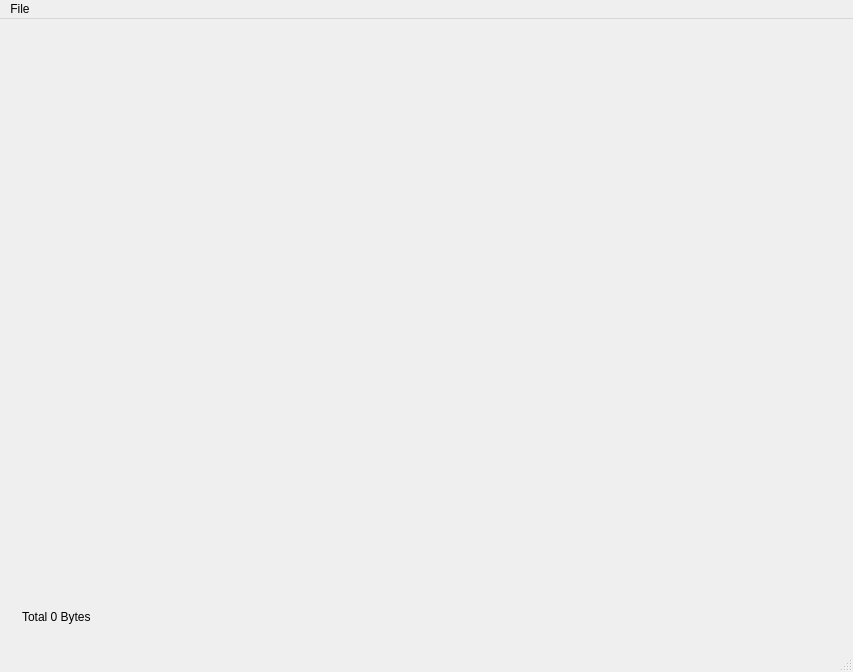
<?xml version="1.0" encoding="UTF-8"?>
<ui version="4.0">
 <class>MainWindow</class>
 <widget class="QMainWindow" name="MainWindow">
  <property name="geometry">
   <rect>
    <x>0</x>
    <y>0</y>
    <width>853</width>
    <height>672</height>
   </rect>
  </property>
  <property name="minimumSize">
   <size>
    <width>600</width>
    <height>100</height>
   </size>
  </property>
  <property name="contextMenuPolicy">
   <enum>Qt::NoContextMenu</enum>
  </property>
  <property name="windowTitle">
   <string>QHexView-ng</string>
  </property>
  <property name="documentMode">
   <bool>false</bool>
  </property>
  <property name="dockOptions">
   <set>QMainWindow::AllowTabbedDocks|QMainWindow::AnimatedDocks|QMainWindow::VerticalTabs</set>
  </property>
  <widget class="QWidget" name="centralWidget">
   <layout class="QVBoxLayout" name="verticalLayout">
    <item>
     <widget class="QWidget" name="widgetHex" native="true">
      <property name="minimumSize">
       <size>
        <width>0</width>
        <height>0</height>
       </size>
      </property>
      <widget class="QWidget" name="Hex" native="true">
       <property name="geometry">
        <rect>
         <x>6</x>
         <y>6</y>
         <width>829</width>
         <height>597</height>
        </rect>
       </property>
      </widget>
     </widget>
    </item>
    <item>
     <widget class="QWidget" name="widget" native="true">
      <property name="maximumSize">
       <size>
        <width>200</width>
        <height>40</height>
       </size>
      </property>
      <layout class="QHBoxLayout" name="horizontalLayout">
       <item alignment="Qt::AlignLeft|Qt::AlignTop">
        <widget class="QLabel" name="Totalsize_label">
         <property name="maximumSize">
          <size>
           <width>90</width>
           <height>40</height>
          </size>
         </property>
         <property name="text">
          <string>Total 0 Bytes</string>
         </property>
        </widget>
       </item>
      </layout>
     </widget>
    </item>
   </layout>
  </widget>
  <widget class="QStatusBar" name="statusBar"/>
  <widget class="QMenuBar" name="menuBar">
   <property name="geometry">
    <rect>
     <x>0</x>
     <y>0</y>
     <width>853</width>
     <height>25</height>
    </rect>
   </property>
   <widget class="QMenu" name="menuFile">
    <property name="title">
     <string>File</string>
    </property>
    <addaction name="actionOpen"/>
    <addaction name="actionGo_to_Offset"/>
    <addaction name="actionAbout"/>
    <addaction name="actionClean"/>
   </widget>
   <addaction name="menuFile"/>
  </widget>
  <action name="actionOpen">
   <property name="text">
    <string>Open</string>
   </property>
  </action>
  <action name="actionGo_to_Offset">
   <property name="text">
    <string>Go to Offset</string>
   </property>
  </action>
  <action name="actionAbout">
   <property name="text">
    <string>About</string>
   </property>
  </action>
  <action name="actionClean">
   <property name="text">
    <string>Clean</string>
   </property>
  </action>
 </widget>
 <layoutdefault spacing="6" margin="11"/>
 <resources/>
 <connections/>
 <slots>
  <slot>view_address_table(QTableWidgetItem*)</slot>
 </slots>
</ui>
